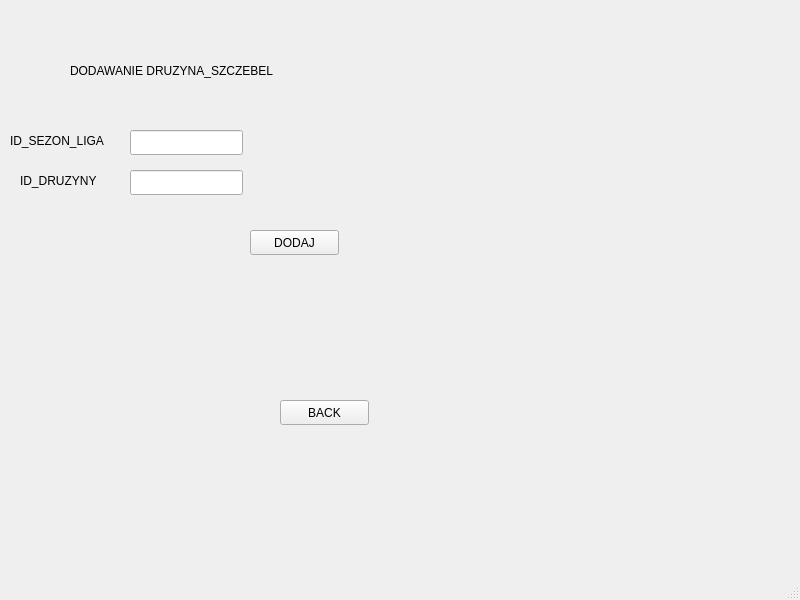
<?xml version="1.0" encoding="UTF-8"?>
<ui version="4.0">
 <class>MainWindow</class>
 <widget class="QMainWindow" name="MainWindow">
  <property name="geometry">
   <rect>
    <x>0</x>
    <y>0</y>
    <width>800</width>
    <height>600</height>
   </rect>
  </property>
  <property name="windowTitle">
   <string>MainWindow</string>
  </property>
  <widget class="QWidget" name="centralwidget">
   <widget class="QLabel" name="label">
    <property name="geometry">
     <rect>
      <x>320</x>
      <y>150</y>
      <width>67</width>
      <height>17</height>
     </rect>
    </property>
    <property name="text">
     <string/>
    </property>
   </widget>
   <widget class="QLabel" name="label_2">
    <property name="geometry">
     <rect>
      <x>10</x>
      <y>130</y>
      <width>111</width>
      <height>21</height>
     </rect>
    </property>
    <property name="text">
     <string>ID_SEZON_LIGA</string>
    </property>
   </widget>
   <widget class="QLabel" name="label_3">
    <property name="geometry">
     <rect>
      <x>20</x>
      <y>170</y>
      <width>101</width>
      <height>21</height>
     </rect>
    </property>
    <property name="text">
     <string>ID_DRUZYNY</string>
    </property>
   </widget>
   <widget class="QLabel" name="label_4">
    <property name="geometry">
     <rect>
      <x>70</x>
      <y>50</y>
      <width>261</width>
      <height>41</height>
     </rect>
    </property>
    <property name="text">
     <string>DODAWANIE DRUZYNA_SZCZEBEL</string>
    </property>
   </widget>
   <widget class="QLineEdit" name="lineEdit">
    <property name="geometry">
     <rect>
      <x>130</x>
      <y>130</y>
      <width>113</width>
      <height>25</height>
     </rect>
    </property>
   </widget>
   <widget class="QLineEdit" name="lineEdit_2">
    <property name="geometry">
     <rect>
      <x>130</x>
      <y>170</y>
      <width>113</width>
      <height>25</height>
     </rect>
    </property>
   </widget>
   <widget class="QPushButton" name="pushButton">
    <property name="geometry">
     <rect>
      <x>250</x>
      <y>230</y>
      <width>89</width>
      <height>25</height>
     </rect>
    </property>
    <property name="text">
     <string>DODAJ</string>
    </property>
   </widget>
   <widget class="QPushButton" name="pushButton_2">
    <property name="geometry">
     <rect>
      <x>280</x>
      <y>400</y>
      <width>89</width>
      <height>25</height>
     </rect>
    </property>
    <property name="text">
     <string>BACK</string>
    </property>
   </widget>
  </widget>
  <widget class="QMenuBar" name="menubar">
   <property name="geometry">
    <rect>
     <x>0</x>
     <y>0</y>
     <width>800</width>
     <height>22</height>
    </rect>
   </property>
  </widget>
  <widget class="QStatusBar" name="statusbar"/>
 </widget>
 <resources/>
 <connections/>
</ui>
